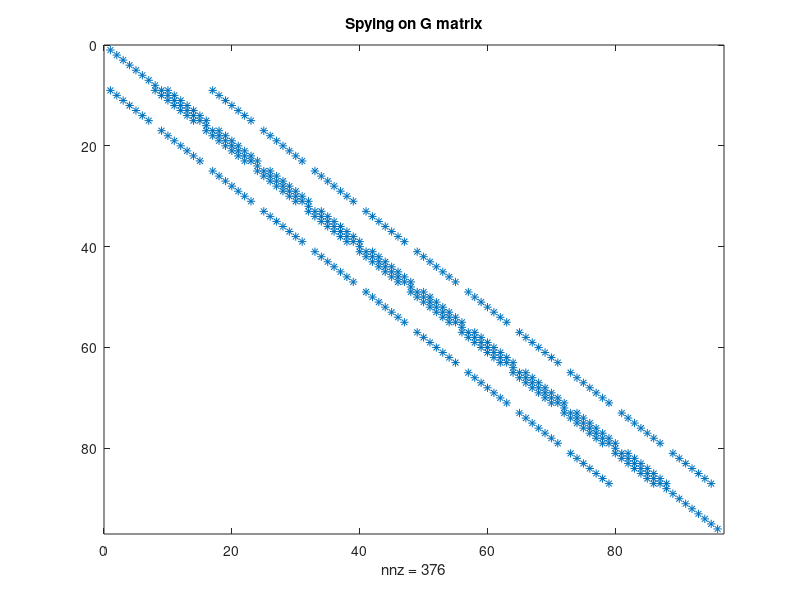
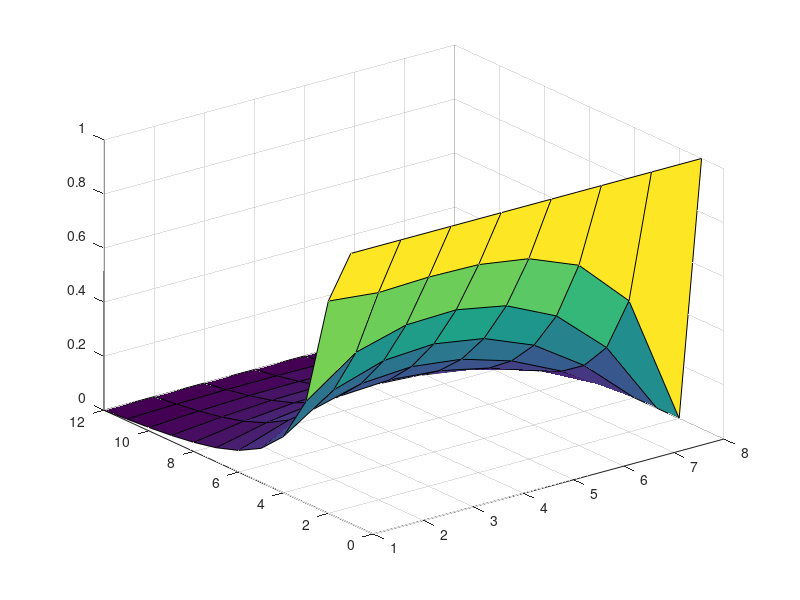

Reproduce these figures in MATLAB, in order.
%% Assignment 2 Sonya Stuhec-Leonard
clear
close all
%Part 1: solve by Finite difference a box of L X W
%number of nodes desired (mesh size)
L = 12; 
W = 8;

%Boundary condition values
V0 = 3;

%Create G matrix
G = sparse(L*W);

%B matrix defines boundary conditions
B = zeros(1, L*W);

for j = 1:L
    for i = 1:W
        %numbering scheme for G
        n = i+(j-1)*W;
        
        if j==1 
            %at x=0 Bc = V0, and diagonal of BC = 1
            %G(n, :) = V0;
            G(n, n) = V0;
            B(n) = V0;
            
        elseif j==L
            %at x=L BC=0, and diagonal of BC = 1
           % G(n, :) = 0;
            G(n, n) = 1;
            B(n) = 0;
            
        elseif i==0 || i==W
            %G(n, :) = 0;
            G(n, n) = 1;
            B(n) = 0;
            
        else
            %solve FD equations or put 1 an d4 in the row coresponding to
            %the i, j position
            nxMinus1 = i+(j-2)*W;
            nxPlus1 = i+ (j)*W;
            nyMinus1 = i-1+(j-1)*W;
            nyPlus1 = i+1+(j-1)*W;
            
            G(n, n)= -4;
            G(n, nxMinus1) = 1;
            G(n, nxPlus1) = 1;
            G(n, nyMinus1) = 1;
            G(n, nyPlus1) = 1;
            
        end
    end
end

%usful for quick verification of G
figure(1)
spy(G)
title('Spying on G matrix')

V = G\B'; %inverse(G)*B


% Define Eigen vector of nx by ny plane

for j=1:L
    for i=1:W
        n=i+(j-1)*W;
        %chaning first col of E (eigen vetor) to the nx X ny matrix for
        %plotting. Chaningn which col of E you convert will change withc
        %eigen vector you look at
        V_vec(j, i) = V(n); 
    end
end

[Ex, Ey] = gradient(V_vec);

figure
surf(V_vec)

% figure(3) 
% surf(Ex, Ey, '.')
% title('Plot of e-feild in x-y plane')

% 1b) anlytical serise solution for comparison
% x= L;
% y= W;
% a= 1;
% b= 1;
% 
% Sum_1 = cosh(n*pi.*x/a);
% Sum_2 = cosh(n*pi.*b/a);
% Sum_3 = cosh(n*pi.*y/a);

% V_ana = @(n) 4*V0/pi *sum((1/m*cosh(m*pi.*x/a))

